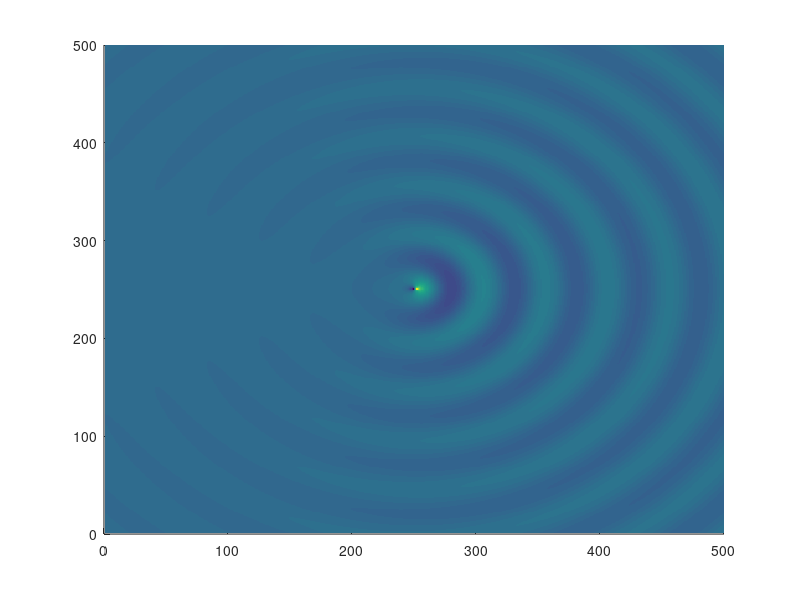
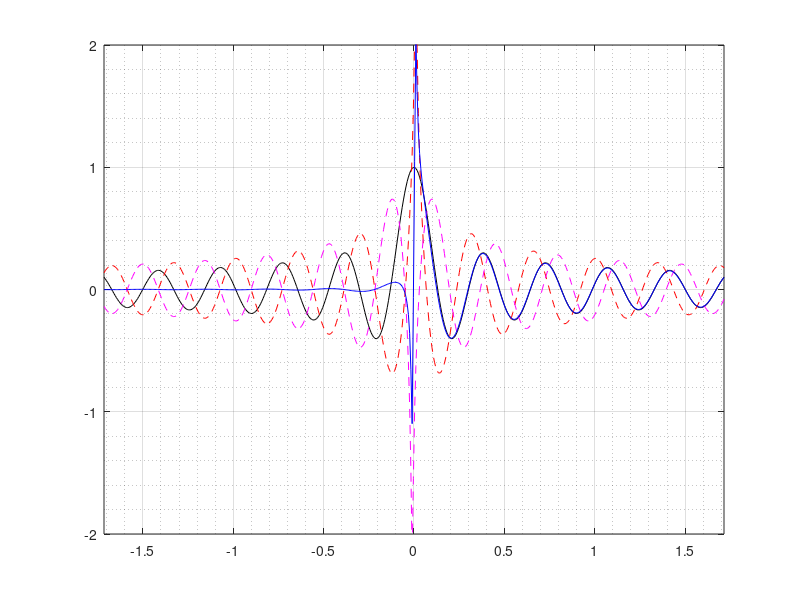
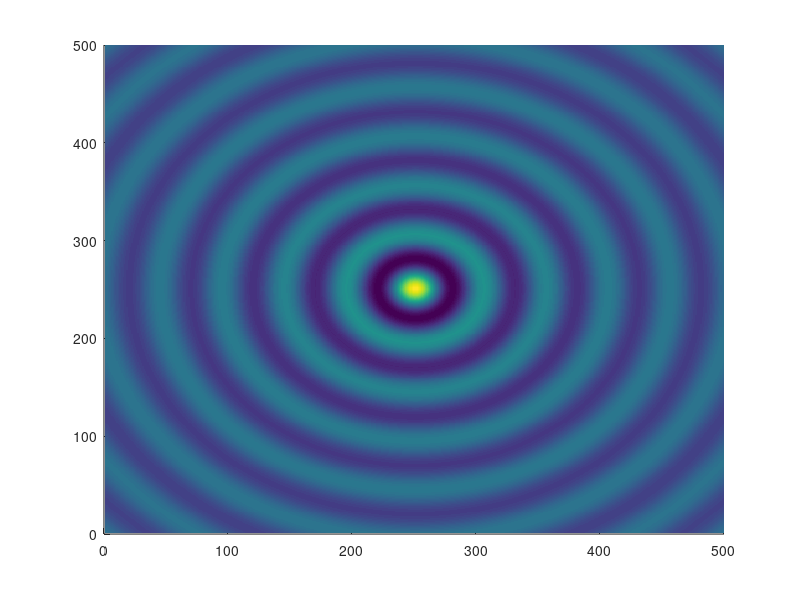

Reproduce these figures in MATLAB, in order.
f=1000;
c=343;
k = 2*pi*f/c;

fmid=1000;
kset=2*pi*fmid/c;

d=0.02; %kd<1

nT=5;
x = linspace(-c/f*nT,c/f*nT,500);
x1 = x-d/2;
x2 = x+d/2;
[xx,yy]=meshgrid(x);
xx1=meshgrid(x1,x);
xx2=meshgrid(x2,x);
[tt,rr]=cart2pol(xx,yy);
[tt1,rr1]=cart2pol(xx1,yy);
[tt2,rr2]=cart2pol(xx2,yy);

% r = abs(x);
% r2 = abs(x2);


a1 = besselh(0,k*rr);

% compshift = exp(1i*pi*(1/2-2*d*f/c));
% b1 = besselh(0,k*rr) * compshift;
% c1 = besselh(0,k*rr2)*exp(1i*(1+2*d*f/c)*pi) * compshift;

b1 = besselh(0,k*rr1) * exp( -1i*pi/2) * exp( 1i*pi*2*d*f/c);
c1 = besselh(0,k*rr2) * exp( 1i*pi/2) ;

b1 = besselh(0,k*rr1)  * (-1i/(k*d*2)) * exp( 1i*d/2*k);
c1 = besselh(0,k*rr2)  * (1i/(k*d*2)) * exp( -1i*d/2*k);


c1 = besselh(0,k*rr2)  * exp( 1i*(k*d - pi)/2) / (2*k*d);
b1 = besselh(0,k*rr1)  * exp( 1i*(pi - k*d)/2) / (2*k*d);


figure(11)
surf( real(a1) ,'linestyle','none');view(2)
figure(1)
surf( real(b1+c1) ,'linestyle','none');view(2)

figure(2)
plot(x,real(a1(end/2,:)),'k'); hold on;
% plot(x,real(-a1(end/2,:)),':k'); hold on;
plot(x,real(b1(end/2,:)),'--r');hold on;
plot(x,real(c1(end/2,:)),'--m');hold on;
plot(x,real(b1(end/2,:)+c1(end/2,:)),'b');
grid on; grid minor;
hold off
axis([-c/f*nT c/f*nT -2 2])